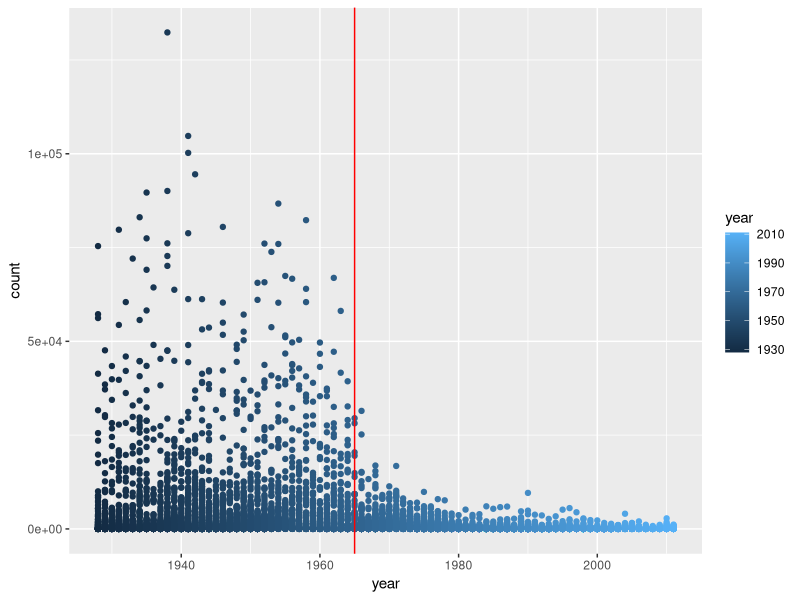
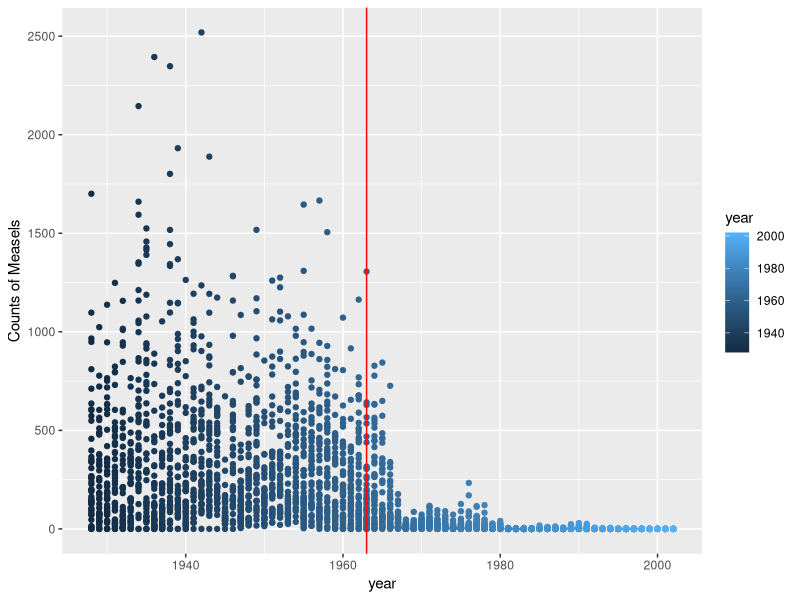
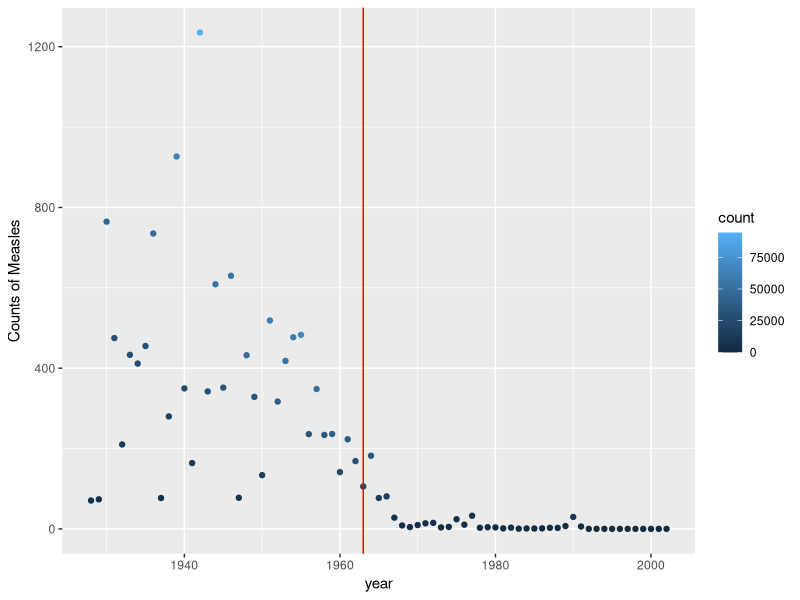
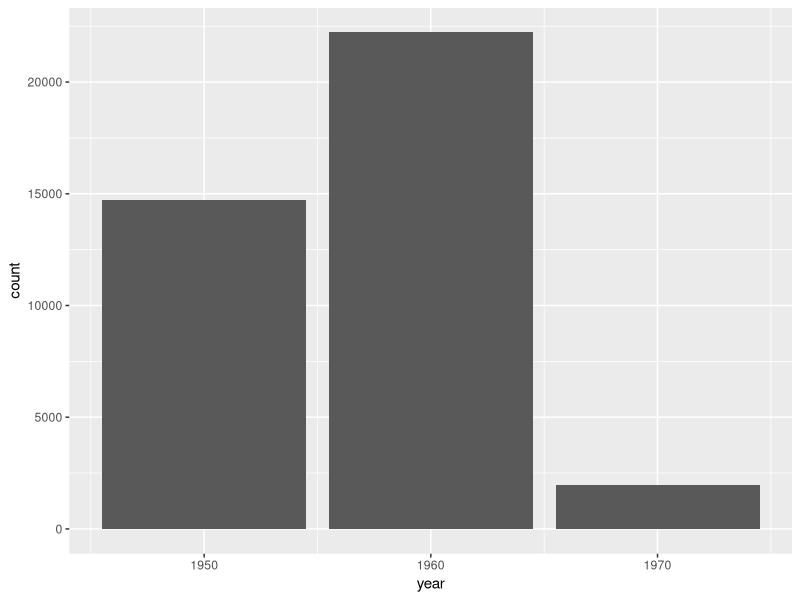
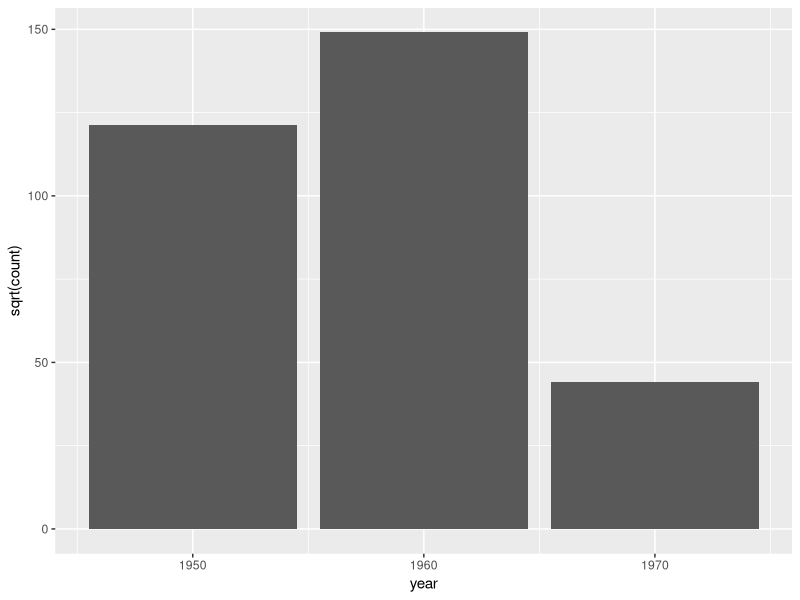
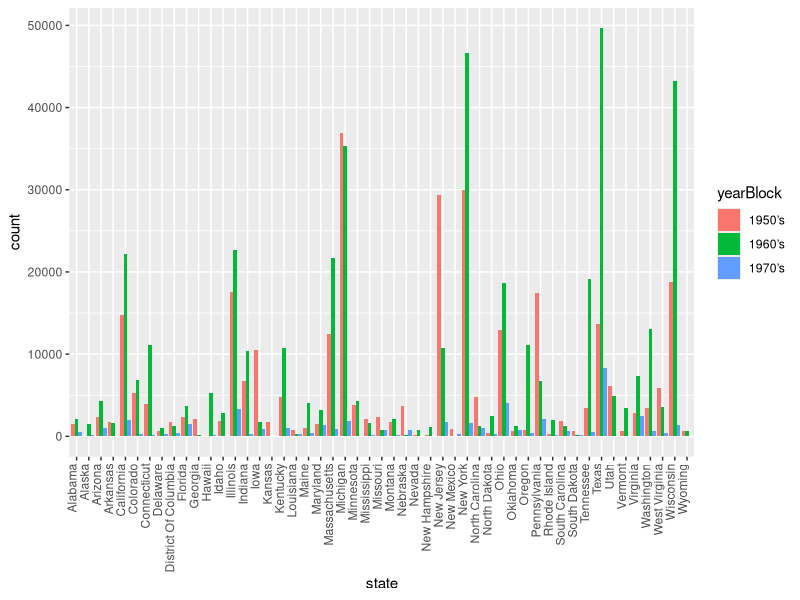
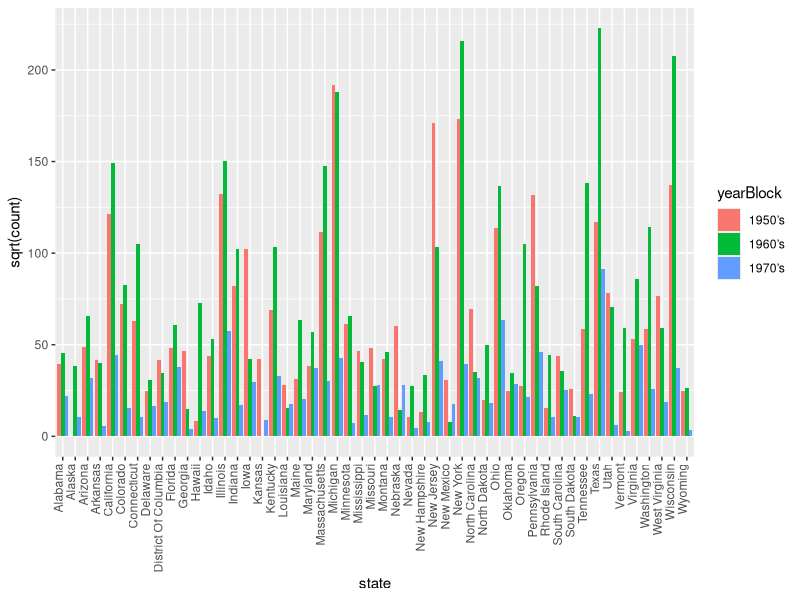

Source code (R) for these figures, in order:
# date: 25 Oct 2018
# lab4 code

library(tidyverse)
library(dslabs)
library(dplyr)
ggplot(data = us_contagious_diseases) + geom_point(mapping = aes(x = year,y = count, color = year)) + geom_vline(xintercept = 1965, color = "red")


View(us_contagious_diseases)


#Add the rate column to the data:
dat_measles_rate <- filter(us_contagious_diseases, disease == "Measles") %>% mutate(rate = (count/population) * 100000 * (weeks_reporting/52))


#Remove the two states (Alaska and Hawaii)
dat_measles_rate_lessTwoStates <- filter(dat_measles_rate, state != "Alaska", state != "Hawaii")
View(dat_measles_rate_lessTwoStates)
# Plot the results across 48 states
ggplot(data = dat_measles_rate_lessTwoStates, mapping = aes(x = year, y = rate, color = year)) + geom_point() + geom_vline(xintercept = 1963, color = "red") + labs(y = "Counts of Measels")


# Create table to focus on California
dat_caliFocus <- filter(dat_measles_rate_lessTwoStates,  state == "California")
View(dat_caliFocus)
ggplot(data = dat_caliFocus, mapping = aes(x = year, y = rate, color = count)) + geom_point() + geom_vline(xintercept = 1963, color = "red") + labs(y = "Counts of Measles")


#non-transformation
#plot three bars to see what happened in the 1950’s, 1960’s and 1970’.
ggplot(data = dat_caliFocus %>% filter(year == 1950 | year == 1960 | year == 1970)) + geom_bar(mapping = aes(x = year, y = count), stat = "identity")


#transformation
#plot three bars to see what happened in the 1950’s, 1960’s and 1970’s.
ggplot(data = dat_caliFocus %>% filter(year == 1950 | year == 1960 | year == 1970)) + geom_bar(mapping = aes(x = year, y = sqrt(count)), stat = "identity")




# three bars

library(tidyverse)
library(dslabs)
library(dplyr)
dat <- filter(us_contagious_diseases, disease == "Measles") %>% mutate(rate = (count/population) * 100000 * (weeks_reporting/52))
# Filter out all data except in the years 1950, 1960, and 1970
dat_measles_rate_lessTwoStates <- dat %>% filter(year == 1950 | year == 1960 | year == 1970)
#create some “block”, containers to hold the data for each year.
dat_measles_rate_lessTwoStates$yearBlock[dat_measles_rate_lessTwoStates$year == 1950] <-"1950’s"
dat_measles_rate_lessTwoStates$yearBlock[dat_measles_rate_lessTwoStates$year == 1960] <-"1960’s"
dat_measles_rate_lessTwoStates$yearBlock[dat_measles_rate_lessTwoStates$year == 1970] <-"1970’s"
#Without transformation, Multi-bar per state,
ggplot(data = dat_measles_rate_lessTwoStates) + geom_bar(mapping = aes(x = state, y = count,  fill = yearBlock), position = "dodge", stat = "identity") + theme(axis.text.x = element_text(angle = 90, hjust = 1, vjust=-0.01))


#With transformation, Multi-bar per state,
ggplot(data = dat_measles_rate_lessTwoStates) + geom_bar(mapping = aes(x = state, y = sqrt(count),  fill = yearBlock), position = "dodge", stat = "identity") + theme(axis.text.x = element_text(angle = 90, hjust = 1, vjust=-0.01))
